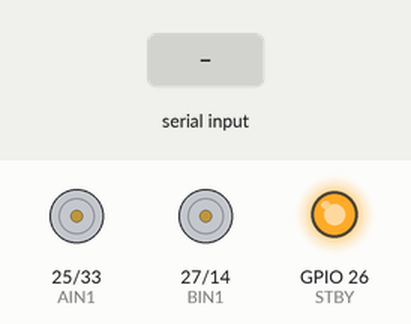
The sketch below on a simulated ESP32. Shown: motor-driver pin pairs drawn as motors (green arrow = first pin HIGH = forward, orange = second pin HIGH = backward, longer = more drive, scaled by the enable pin, stopped while the standby pin is LOW), output pins drawn as LEDs (lit = HIGH). The test bench sets the inputs (shaded band). Nothing arrives over Bluetooth unless stated; the modem accepts every AT command (registered, SIM ready, sends succeed) and sends nothing else; what the sketch prints to the serial monitor is not drawn.

Above: at 1.2 s.
1.3 s: "F" received over the second serial link
At 2.5 s:
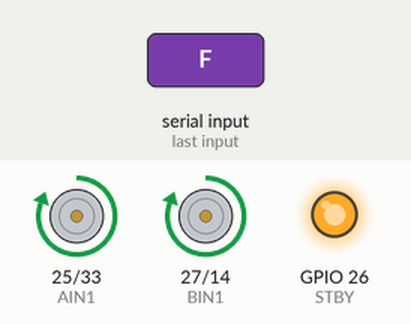
2.8 s: "B" received over the second serial link
At 3.6 s:
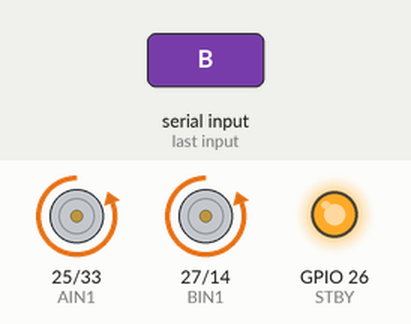
4.3 s: "L" received over the second serial link
At 4.7 s:
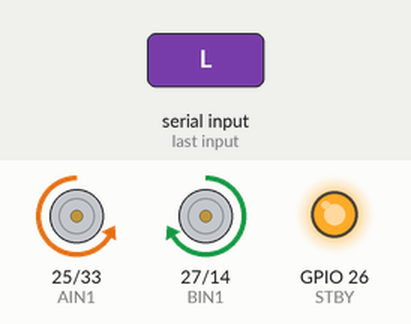
5.8 s: "R" received over the second serial link
At 7.0 s:
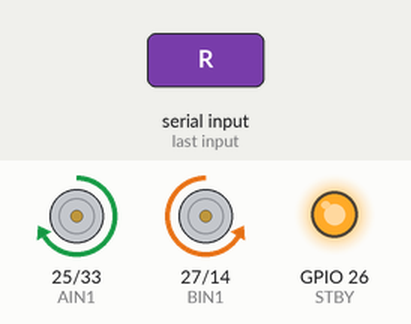
7.3 s: "G" received over the second serial link
At 8.2 s:
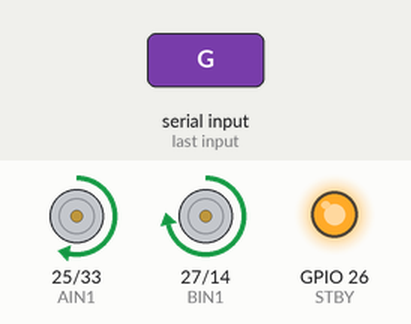
8.8 s: "I" received over the second serial link
At 9.3 s:
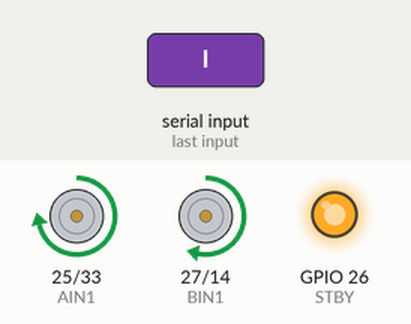
Timing chart, 0 to 11.3 s (numbered marks = the images above; inputs shaded):
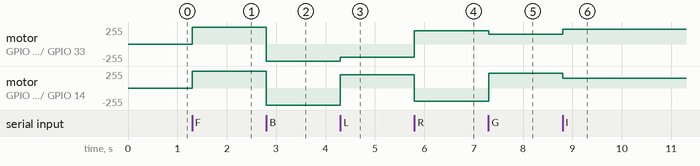

The sketch:

Codigo_Robot_MiniSumo.ino
```cpp
#include <BluetoothSerial.h>

BluetoothSerial SerialBT;

// Definición de pines para el control de los motores
#define PWMA 32
#define AIN1 25
#define AIN2 33
#define STBY 26
#define BIN1 27
#define BIN2 14
#define PWMB 12

char estado = 'S'; // Estado inicial: detenido

void setup() {

  pinMode(PWMA, OUTPUT);
  pinMode(AIN1, OUTPUT);
  pinMode(AIN2, OUTPUT);
  pinMode(PWMB, OUTPUT);
  pinMode(BIN1, OUTPUT);
  pinMode(BIN2, OUTPUT);
  pinMode(STBY, OUTPUT);

  digitalWrite(STBY, HIGH); // Activar el controlador de motor
  Serial.begin(115200);
  SerialBT.begin("Robot_MiniSumo"); // Cambia por el nombre de tu robot

  Serial.println("ESP32 listo. Esperando comandos por Bluetooth...");
}

void loop() {
  if (SerialBT.available()) {
    char entrada = SerialBT.read();
    estado = entrada;
    SerialBT.print("Comando recibido: ");
    SerialBT.println(estado);


    // Control de dirección según el estado
    switch (estado) {
      case 'F': adelante(); SerialBT.println("Adelante"); break;
      case 'B': atras(); SerialBT.println("Atrás"); break;
      case 'L': izquierda(); SerialBT.println("Izquierda"); break;
      case 'R': derecha(); SerialBT.println("Derecha"); break;
      case 'G': adelanteIzquierda(); break;
      case 'I': adelanteDerecha(); break;
      case 'H': atrasIzquierda(); break;
      case 'J': atrasDerecha(); break;
      case 'S': detener(); break;
      default: break;
    }
  }
}

// Funciones para movimiento
void atras() {
  digitalWrite(AIN1, LOW);
  digitalWrite(AIN2, HIGH);
  digitalWrite(BIN1, LOW);
  digitalWrite(BIN2, HIGH);
  analogWrite(PWMA, 255);
  analogWrite(PWMB, 255);
}

void adelante() {
  digitalWrite(AIN1, HIGH);
  digitalWrite(AIN2, LOW);
  digitalWrite(BIN1, HIGH);
  digitalWrite(BIN2, LOW);
  analogWrite(PWMA, 255);
  analogWrite(PWMB, 255);
}

void derecha() {
  digitalWrite(AIN1, HIGH);
  digitalWrite(AIN2, LOW);
  digitalWrite(BIN1, LOW);
  digitalWrite(BIN2, HIGH);
  analogWrite(PWMA, 200);
  analogWrite(PWMB, 200);
}

void izquierda() {
  digitalWrite(AIN1, LOW);
  digitalWrite(AIN2, HIGH);
  digitalWrite(BIN1, HIGH);
  digitalWrite(BIN2, LOW);
  analogWrite(PWMA, 200);
  analogWrite(PWMB, 200);
}

void detener() {
  analogWrite(PWMA, 0);
  analogWrite(PWMB, 0);
}

void atrasIzquierda() {
  // Solo motor derecho avanza, izquierdo va más lento
  digitalWrite(AIN1, LOW);
  digitalWrite(AIN2, HIGH);   // Motor A adelante
  digitalWrite(BIN1, LOW);
  digitalWrite(BIN2, HIGH);   // Motor B adelante
  analogWrite(PWMA, 150);   // Izquierdo más lento
  analogWrite(PWMB, 220);   // Derecho fuerte
}

void atrasDerecha() {
  digitalWrite(AIN1, LOW); digitalWrite(AIN2, HIGH);   // Motor A adelante
  digitalWrite(BIN1, LOW); digitalWrite(BIN2, HIGH);   // Motor B adelante
  analogWrite(PWMA, 220);   // Izquierdo fuerte
  analogWrite(PWMB, 150);   // Derecho más lento
}

void adelanteIzquierda() {
  digitalWrite(AIN1, HIGH); digitalWrite(AIN2, LOW);   // Motor A atrás
  digitalWrite(BIN1, HIGH); digitalWrite(BIN2, LOW);   // Motor B atrás
  analogWrite(PWMA, 150);   // Izquierdo más lento
  analogWrite(PWMB, 220);   // Derecho fuerte
}

void adelanteDerecha() {
  digitalWrite(AIN1, HIGH); digitalWrite(AIN2, LOW);   // Motor A atrás
  digitalWrite(BIN1, HIGH); digitalWrite(BIN2, LOW);   // Motor B atrás
  analogWrite(PWMA, 220);   // Izquierdo fuerte
  analogWrite(PWMB, 150);   // Derecho más lento
}
```

Measured:
- after the input at 1.3 s, motor on GPIO 25 (AIN1) / GPIO 33 (AIN2), motor on GPIO 27 (BIN1) / GPIO 14 (BIN2): stopped → forward 255/255 at once
- after the input at 2.8 s, motor on GPIO 25 (AIN1) / GPIO 33 (AIN2), motor on GPIO 27 (BIN1) / GPIO 14 (BIN2): forward 255/255 → backward 255/255 at once
- after the input at 4.3 s, motor on GPIO 25 (AIN1) / GPIO 33 (AIN2): backward 255/255 → backward 200/255 at once; motor on GPIO 27 (BIN1) / GPIO 14 (BIN2): backward 255/255 → forward 200/255 at once
- after the input at 5.8 s, motor on GPIO 25 (AIN1) / GPIO 33 (AIN2): backward 200/255 → forward 200/255 at once; motor on GPIO 27 (BIN1) / GPIO 14 (BIN2): forward 200/255 → backward 200/255 at once
- after the input at 7.3 s, motor on GPIO 25 (AIN1) / GPIO 33 (AIN2): forward 200/255 → forward 150/255 at once; motor on GPIO 27 (BIN1) / GPIO 14 (BIN2): backward 200/255 → forward 220/255 at once
- after the input at 8.8 s, motor on GPIO 25 (AIN1) / GPIO 33 (AIN2): forward 150/255 → forward 220/255 at once; motor on GPIO 27 (BIN1) / GPIO 14 (BIN2): forward 220/255 → forward 150/255 at once
